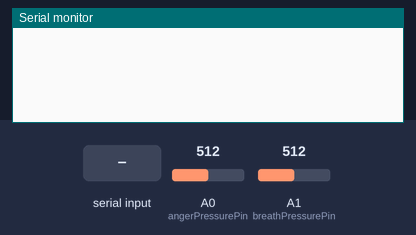
This sketch was run on a simulated Arduino Uno, built with avr-gcc and run on an emulated ATmega328P. Parts: the last lines printed to the serial monitor. The inputs (shaded band) are chosen by the test bench; at power-on: A0 (angerPressurePin) = 512, A1 (breathPressurePin) = 512.

Above: at 1.2 s.
1.3 s: "CONNECTED?\n" received over the second serial link
At 2.6 s:
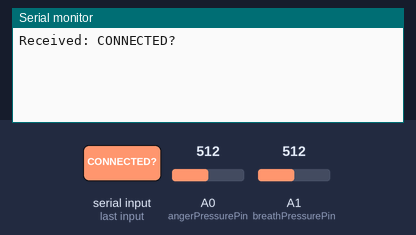
2.9 s: "ANGER?\n" received over the second serial link
At 4.0 s:
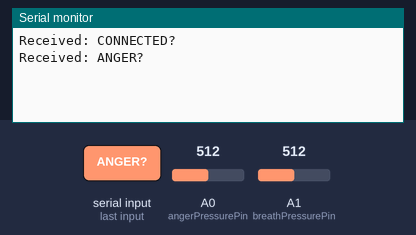
4.4 s: "BREATH?\n" received over the second serial link
At 5.2 s:
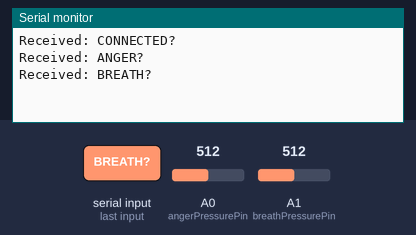
5.9 s: "1\n" received over the second serial link
At 6.6 s:
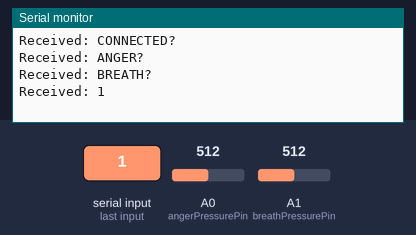

Measured:
- after the input at 1.3 s, the serial monitor: prints a new line after 0.12 s (image 1)
- after the input at 2.9 s, the serial monitor: prints a new line after 0.09 s (image 2)
- after the input at 4.4 s, the serial monitor: prints a new line after 0.09 s (image 3)
- after the input at 5.9 s, the serial monitor: prints a new line at once (image 4)

The sketch:

runner.ino
```cpp
#include <SoftwareSerial.h>

SoftwareSerial bluetooth(9, 8); //TX, RX

const int angerPressurePin = A0;
const int breathPressurePin = A1;

int angerPressure = 0;
int breathPressure = 0;

void initSerial() {
  bluetooth.begin(9600);
  Serial.begin(9600);
}

void updateSerial() {
  if (bluetooth.available()) {
    String s = "";
    char c;

    while((c = bluetooth.read()) != -1) {
      if (c != '\n') {
        s += c;
      }

      delay(10);
    }

    Serial.println("Received: " + s);

    handleMessage(s);
  }

  if (Serial.available()) {
    bluetooth.write(Serial.read());
  }
}

void sendMessage(String message) {
  char messageArray[message.length() + 1];
  for (int i = 0; i < sizeof(messageArray); i++) {
    messageArray[i] = message[i];
  }

  bluetooth.write(messageArray);
  bluetooth.write("\n");
}

void handleMessage(String message) {
  String reply = "";

  if (message == "CONNECTED?") {
    reply = "CONNECTED!";
  }
  else if (message == "ANGER?") {
    reply = "ANGER: " + String(angerPressure);
  }
  else if (message == "BREATH?") {
    reply = "BREATH: " + String(breathPressure);
  }

  sendMessage(reply);
}

void readSensorData() {
  angerPressure = analogRead(angerPressurePin);
  breathPressure = analogRead(breathPressurePin);

  // Debug pressure sensor data

  //String angerLabel = "Anger Pressure: ";
  //String breathLabel = ", Breath Pressure: ";

  //Serial.print(angerLabel + angerPressure);
  //Serial.println(breathLabel + breathPressure);
}

void setup() {
  initSerial();
}

void loop() {
  readSensorData();
  delay(20);
  updateSerial();
  delay(20);
}
```
